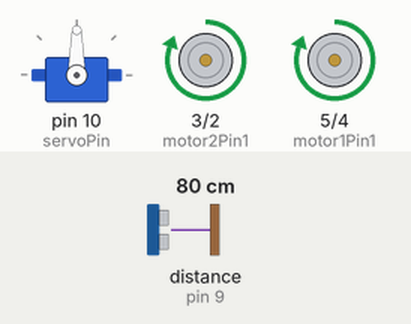
Recording of a sketch running on a simulated Arduino Uno, built with avr-gcc and run on an emulated ATmega328P. Shown: servo, motor-driver pin pairs drawn as motors (green arrow = first pin HIGH = forward, orange = second pin HIGH = backward, longer = more drive). Wiring (inferred from the names in the program): ultrasonic range finder: trigger pin 8; echo pin 9. Inputs (shaded band) come from the test bench; at power-on: distance to the obstacle (sensor on pin 9) 80 cm. The echo pulse lasts 58.3 µs per cm.

Above: at 1.9 s.
2.0 s: distance to the obstacle (sensor on pin 9) set to 24 cm
3.5 s: distance to the obstacle (sensor on pin 9) set to 18 cm
At 4.1 s:
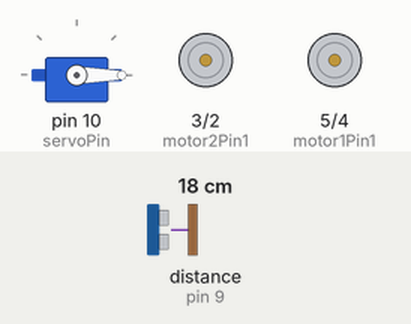
At 5.3 s:
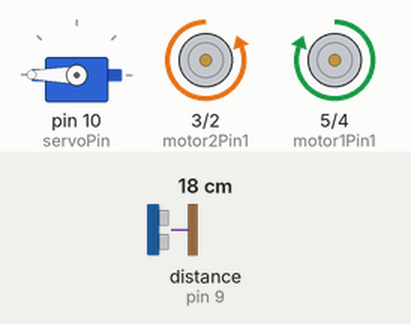
Timing chart, 0 to 12.8 s (numbered marks = the images above; inputs shaded):
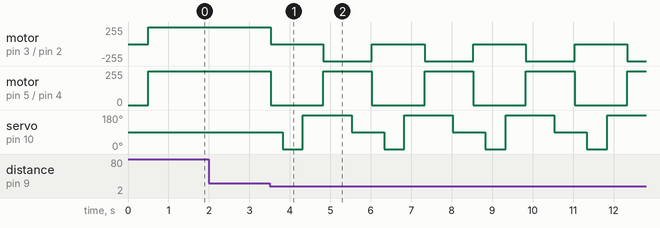

The sketch:

Obstacle_Avoidence_Robot.ino
```cpp
#include <Servo.h>

#define trigPin 8
#define echoPin 9

#define motor1Pin1 5
#define motor1Pin2 4
#define motor2Pin1 3
#define motor2Pin2 2

#define servoPin 10

Servo myServo;

void setup() {
  pinMode(trigPin, OUTPUT);
  pinMode(echoPin, INPUT);

  pinMode(motor1Pin1, OUTPUT);
  pinMode(motor1Pin2, OUTPUT);
  pinMode(motor2Pin1, OUTPUT);
  pinMode(motor2Pin2, OUTPUT);

  myServo.attach(servoPin);
  myServo.write(90); // Center position

  Serial.begin(9600);
}

long readDistance() {
  digitalWrite(trigPin, LOW);
  delayMicroseconds(2);
  digitalWrite(trigPin, HIGH);
  delayMicroseconds(10);
  digitalWrite(trigPin, LOW);
  long duration = pulseIn(echoPin, HIGH);
  return duration * 0.034 / 2; // in cm
}

void moveForward() {
  digitalWrite(motor1Pin1, HIGH);
  digitalWrite(motor1Pin2, LOW);
  digitalWrite(motor2Pin1, HIGH);
  digitalWrite(motor2Pin2, LOW);
}

void turnLeft() {
  digitalWrite(motor1Pin1, LOW);
  digitalWrite(motor1Pin2, HIGH);
  digitalWrite(motor2Pin1, HIGH);
  digitalWrite(motor2Pin2, LOW);
}

void turnRight() {
  digitalWrite(motor1Pin1, HIGH);
  digitalWrite(motor1Pin2, LOW);
  digitalWrite(motor2Pin1, LOW);
  digitalWrite(motor2Pin2, HIGH);
}

void stopMotors() {
  digitalWrite(motor1Pin1, LOW);
  digitalWrite(motor1Pin2, LOW);
  digitalWrite(motor2Pin1, LOW);
  digitalWrite(motor2Pin2, LOW);
}

void loop() {
  myServo.write(90); // Center
  delay(500);
  long centerDist = readDistance();

  if (centerDist > 20) {
    moveForward();
  } else {
    stopMotors();
    delay(300);

    myServo.write(0); // Left
    delay(500);
    long leftDist = readDistance();

    myServo.write(180); // Right
    delay(500);
    long rightDist = readDistance();

    if (leftDist > rightDist) {
      turnLeft();
      delay(600);
    } else {
      turnRight();
      delay(600);
    }
  }

  delay(100);
}
```

Measured:
- the behaviour switches between 22 and 21 cm on distance to the obstacle (sensor on pin 9) (found by bisection; images 0 and 1)
- after the input at 2.0 s, every drawn part: stays the same
- after the input at 3.5 s, motor on pin 3 (motor2Pin1) / pin 2 (motor2Pin2): alternates backward 255/255 for 1.2 s and stopped for 1.3 s, starting at once; motor on pin 5 (motor1Pin1) / pin 4 (motor1Pin2): alternates forward 255/255 for 1.2 s and stopped for 1.3 s, starting at once
